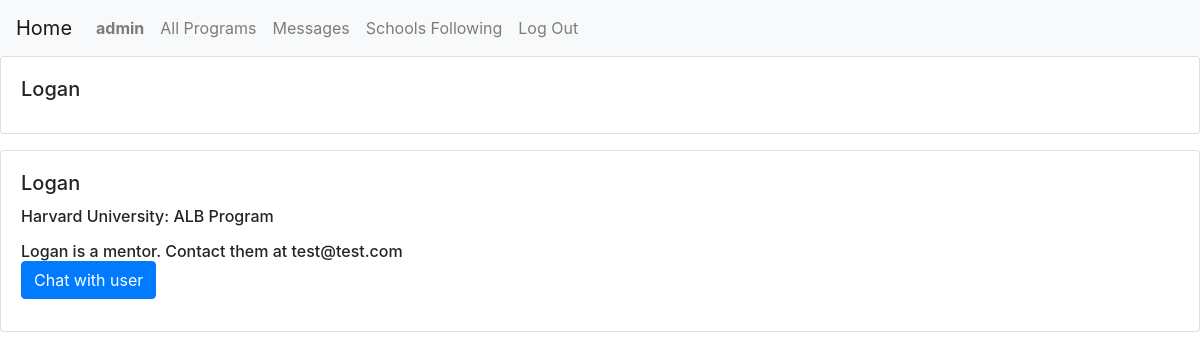
The app's page /userprofile/1 (signed in) with its own data.
### alternativeSuccess/models.py (models this page shows)
class User(AbstractUser):
    following = models.ManyToManyField("School", related_name="schools_followed", default=None)
    program = models.ForeignKey("Program", default=None, null=True, on_delete=models.CASCADE, related_name="studentsprogram")
    isMentor = models.BooleanField(blank=True, default=False)
    mentor = models.ForeignKey("User", blank=True, default=None, null=True, on_delete=models.CASCADE, related_name="studentsmentor")

class School(models.Model):
    programs = models.ManyToManyField("Program", blank=True, default=None, related_name="schoolprograms")
    name = models.TextField(blank=True)

class Program(models.Model):
    school = models.ForeignKey("School", blank=True, default=None, null=True, on_delete=models.CASCADE, related_name="schools")
    name = models.TextField(blank=True)

### alternativeSuccess/views.py (the view)
# urls.py: path("userprofile/<int:studentID>", views.userprofile, name="userprofile"),
@login_required
def userprofile(request, studentID):
    student = User.objects.get(id=studentID)
    programschool = None
    try:
        programschool = student.program.school.name
    except:
        pass
    programname = None
    try:
        programname = student.program.name
    except:
        pass
    return render(request, "alternativeSuccess/userprofile.html", {
        "studentID": student.id,
        "programschool": programschool,
        "programname": programname,
        "studentname": student.username,
        "isMentor": student.isMentor,
        "studentemail": student.email,
    })

### alternativeSuccess/templates/alternativeSuccess/userprofile.html (shortened to what this page needs)
{% extends "alternativeSuccess/layout.html" %}
{% block body %}
    <div class="card mb-3">
        <div class="row no-gutters">
            <div class="card-body">
                <h5 class="card-title">
                    {{ studentname }}
                </h5>
            </div>
        </div>
    </div>
    <div id="studentInfo">
        {% if user.is_authenticated %}
            <div class="card mb-3">
                <div class="row no-gutters">
                    <div class="card-body">
                        <h5 class="card-title">
                            {{ studentname }}
                        </h5>
                        <h6 class="card-title">
                            <p>{{ programschool }}: {{ programname }}</p>
                            {% if isMentor %}
                                {{ studentname }} is a mentor. Contact them at {{ studentemail }}
                            {% else %}
                                {{ studentname }} is a student looking for a mentor.
                            {% endif %}
                            {% if user.username != studentname %}
                                <form action="{% url 'chatindex' %}" method="post">
                                    <input class="btn btn-primary" type="submit" value="Chat with user">
                                </form>
                            {% endif %}
                        </h6>
                    </div>
                </div>
        {% endif %}
    </div>
{% endblock %}

### alternativeSuccess/templates/alternativeSuccess/layout.html (shortened to what this page needs)
{% load static %}
<!DOCTYPE html>
<html lang="en">
    <head>
        <link rel="stylesheet" href="https://stackpath.bootstrapcdn.com/bootstrap/4.4.1/css/bootstrap.min.css">
        <link rel="stylesheet" href="https://cdnjs.cloudflare.com/ajax/libs/font-awesome/4.7.0/css/font-awesome.min.css">
        <link href="{% static 'alternativeSuccess/styles.css' %}" rel="stylesheet">
    </head>
    <body>
        <nav class="navbar navbar-expand-lg navbar-light bg-light">
            <a class="navbar-brand" href="#">Home</a>
            <div>
              <ul class="navbar-nav mr-auto">
                {% if user.is_authenticated %}
                    <li class="nav-item">
                        <a class="nav-link" href="{% url 'userprofile' user.id %}"><strong>{{ user.username }}</strong></a>
                    </li>
                {% endif %}
                <li class="nav-item">
                  <a class="nav-link" href="{% url 'index' %}">All Programs</a>
                </li>
                {% if user.is_authenticated %}
                    <li class="nav-item">
                        <a class="nav-link" href="{% url 'chatindex' %}">Messages</a>
                    </li>
                    <li class="nav-item">
                        <a class="nav-link" href="{% url 'following' %}">Schools Following</a>
                    </li>
                    <li class="nav-item">
                        <a class="nav-link" href="{% url 'logout' %}">Log Out</a>
                    </li>
                {% endif %}
              </ul>
            </div>
          </nav>
        <div class="body">
            {% block body %}
            {% endblock %}
        </div>
    </body>
</html>

### records on screen
User: username "admin"
User: username "Logan", email "test@test.com"
School: name "Harvard University"
Program: name "ALB Program"
